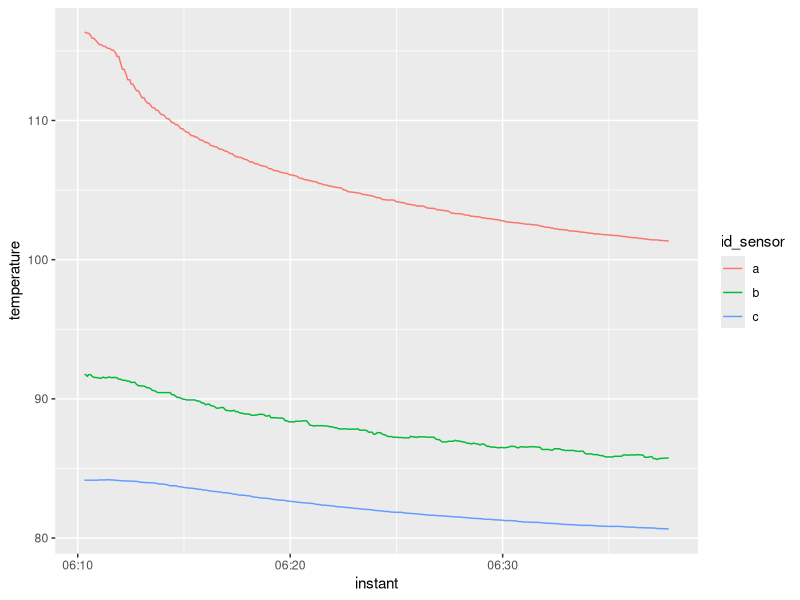
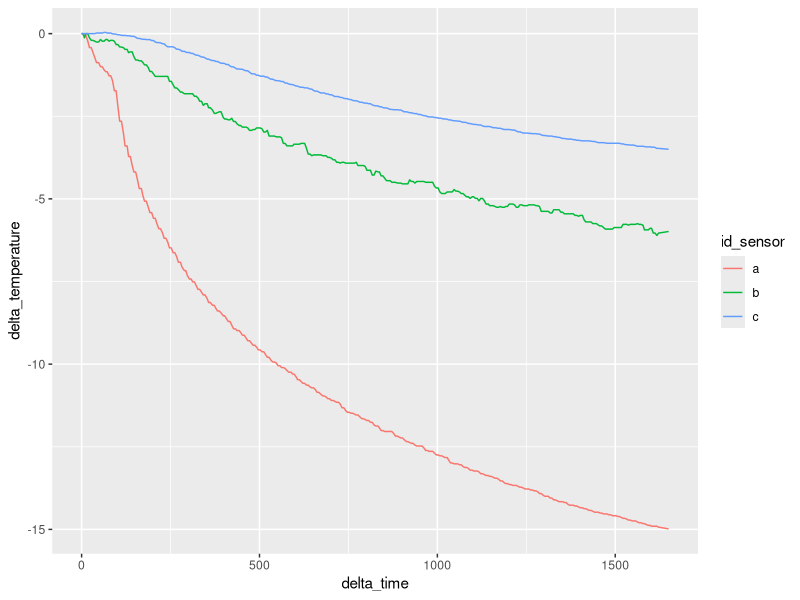
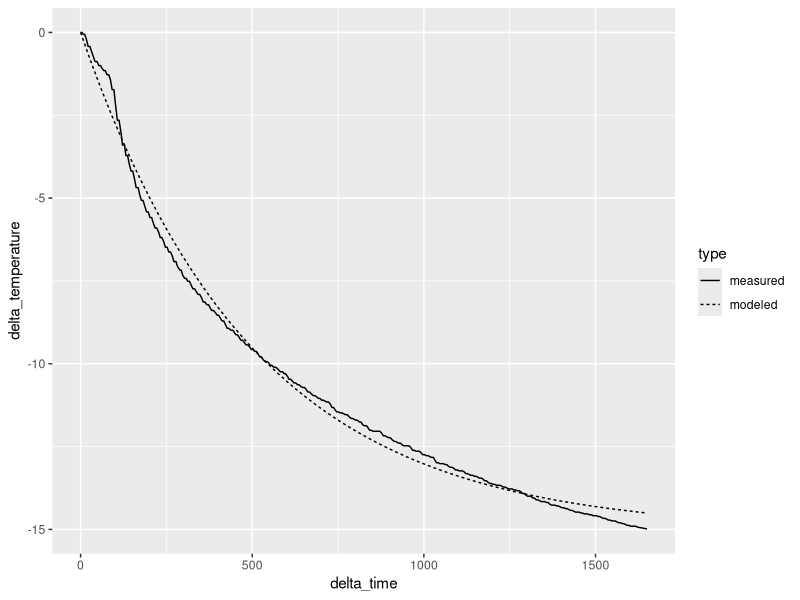
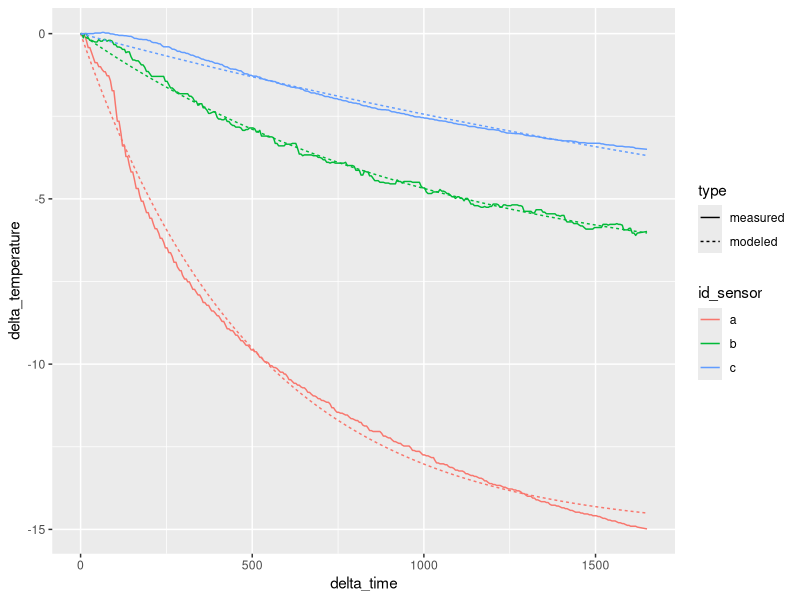
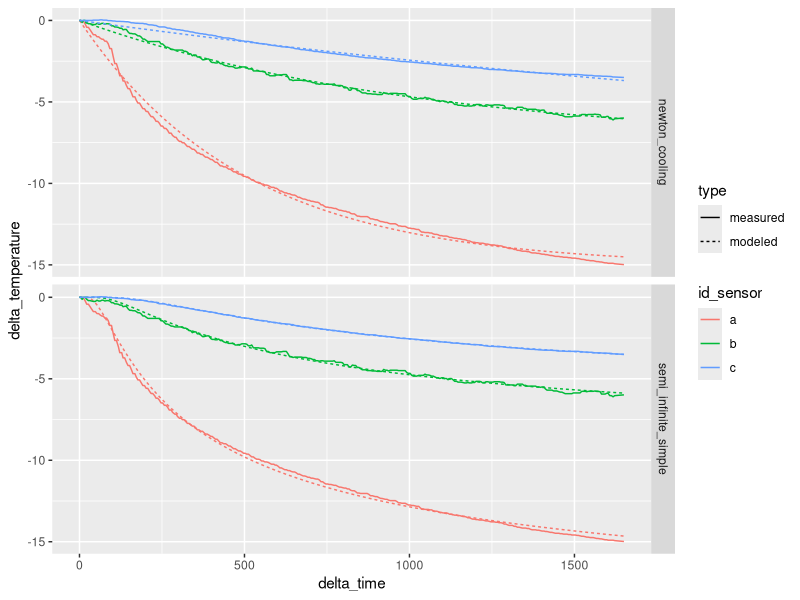
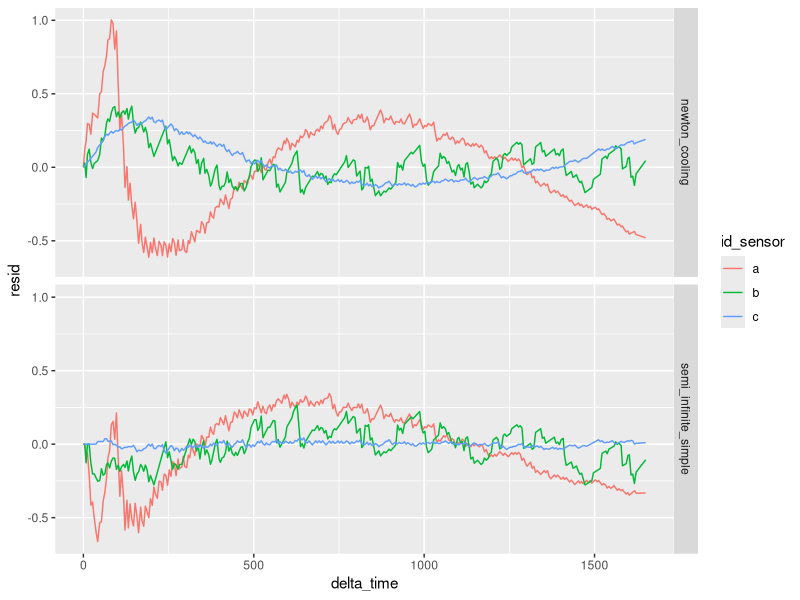

These charts were generated, in order, by the following R code:
## ---- chunk 1
library("readr")
library("tibble")
library("dplyr")
library("tidyr")
library("stringr")
library("ggplot2")
library("purrr")
library("broom")
## ---- chunk 2
temperature_wide <- 
  read_csv("temperature.csv") %>%
  print()
## ---- chunk 3
temperature_tall <-
  temperature_wide %>%
  gather(key = "id_sensor", value = "temperature", starts_with("temp")) %>%
  mutate(id_sensor = str_replace(id_sensor, "temperature_", "")) %>%
  print()
## ---- chunk 4
temperature_tall %>%
  ggplot(aes(x = instant, y = temperature, color = id_sensor)) +
  geom_line()
## ---- chunk 5
delta <- 
  temperature_tall %>%
  arrange(id_sensor, instant) %>%
  group_by(id_sensor) %>%
  mutate(
    delta_time = as.numeric(instant) - as.numeric(instant[[1]]),
    delta_temperature = temperature - temperature[[1]]
  ) %>%
  select(id_sensor, delta_time, delta_temperature)

delta
## ---- chunk 6
delta %>%
  ggplot(aes(x = delta_time, y = delta_temperature, color = id_sensor)) +
  geom_line()  
## ---- chunk 7
# reference: http://stackoverflow.com/questions/29067916/r-error-function-erfz
# (see Abramowitz and Stegun 29.2.29)
erf <- function(x) 2 * pnorm(x * sqrt(2)) - 1
erfc <- function(x) 2 * pnorm(x * sqrt(2), lower = FALSE)

newton_cooling <- function(x) {
  nls(
    delta_temperature ~ delta_temperature_0*(1 - exp(-delta_time/tau_0)),
    start = list(delta_temperature_0 = -10, tau_0 = 50),
    data = x
  )
}

semi_infinite_simple <- function(x) {
  nls(
    delta_temperature ~ delta_temperature_0*erfc(sqrt(tau_0/delta_time)),
    start = list(delta_temperature_0 = -10, tau_0 = 50),
    data = x
  )    
}

semi_infinite_convection <- function(x){
  nls(
    delta_temperature ~
      delta_temperature_0*(
        erfc(sqrt(tau_0/delta_time)) -
        exp(Bi_0 + (Bi_0/2)^2*delta_time/tau_0)*
          erfc(sqrt(tau_0/delta_time) + 
        (Bi_0/2)*sqrt(delta_time/tau_0))
      ),
    start = list(delta_temperature_0 = -5, tau_0 = 50, Bi_0 = 1.e6),
    data = x
  )
}
## ---- chunk 8
tmp_data <- delta %>% filter(id_sensor == "a")

tmp_model <- newton_cooling(tmp_data)

summary(tmp_model)
## ---- chunk 9
tmp_pred <- 
  tmp_data %>%
  mutate(modeled = predict(tmp_model, data = .)) %>%  # make variable "modeled"
  select(id_sensor, delta_time, measured = delta_temperature, modeled) %>%  # rename "delta_temperature"
  gather("type", "delta_temperature", measured:modeled) %>%
  print()
## ---- chunk 10
tmp_pred %>%
  ggplot(aes(x = delta_time, y = delta_temperature, linetype = type)) +
  geom_line()
## ---- chunk 11
print(delta)
## ---- chunk 12
delta_nested <- 
  delta %>%
  nest(-id_sensor) %>%
  print()
## ---- chunk 13
model_nested <-
  delta_nested %>%
  mutate(model = map(data, newton_cooling)) %>%
  print()
## ---- chunk 14
predict_nested <-
  model_nested %>%
  mutate(pred = map2(model, data, predict)) %>%
  print()
## ---- chunk 15
predict_unnested <- 
  predict_nested %>%
  unnest(data, pred) %>% 
  print()
## ---- chunk 16
predict_tall <- 
  predict_unnested %>%
  rename(modeled = pred, measured = delta_temperature) %>%
  gather("type", "delta_temperature", modeled, measured) %>%
  print()
## ---- chunk 17
predict_tall %>%
  ggplot(aes(x = delta_time, y = delta_temperature)) +
  geom_line(aes(color = id_sensor, linetype = type))
## ---- chunk 18
list_model <-
  list(
    newton_cooling = newton_cooling,
    semi_infinite_simple = semi_infinite_simple,
    semi_infinite_convection = semi_infinite_convection
  )
## ---- chunk 19
fn_model <- function(.model, df){
  # safer to avoid non-standard evaluation
  # df %>% mutate(model = map(data, .model)) 
  
  df$model <- map(df$data, possibly(.model, NULL))
  df
}
## ---- chunk 20
model_nested_new <-
  list_model %>%
  map_df(fn_model, delta_nested, .id = "id_model") %>%
  print()
## ---- chunk 21
model_nested_new <-
  list_model %>%
  map_df(fn_model, delta_nested, .id = "id_model") %>%
  mutate(is_null = map(model, is.null)) %>%
  print()
## ---- chunk 22
model_nested_new <-
  list_model %>%
  map_df(fn_model, delta_nested, .id = "id_model") %>%
  mutate(is_null = map_lgl(model, is.null)) %>%
  print()
## ---- chunk 23
model_nested_new <-
  list_model %>%
  map_df(fn_model, delta_nested, .id = "id_model") %>%
  mutate(is_null = map_lgl(model, is.null)) %>%
  filter(!is_null) %>%
  select(-is_null) %>%
  print()
## ---- chunk 24
predict_nested <- 
  model_nested_new %>%
  mutate(pred = map2(model, data, predict)) %>%
  print()
## ---- chunk 25
predict_tall <-
  predict_nested %>%
  unnest(data, pred) %>% 
  rename(modeled = pred, measured = delta_temperature) %>%
  gather("type", "delta_temperature", modeled, measured) %>%
  print()
## ---- chunk 26
predict_tall %>%
  ggplot(aes(x = delta_time, y = delta_temperature)) +
  geom_line(aes(color = id_sensor, linetype = type)) +
  facet_grid(id_model ~ .)
## ---- chunk 27
resid <-
  model_nested_new %>%
  mutate(resid = map(model, resid)) %>%
  unnest(data, resid) %>%
  print()
## ---- chunk 28
resid %>%
  ggplot(aes(x = delta_time, y = resid)) +
  geom_line(aes(color = id_sensor)) +
  facet_grid(id_model ~ .)
## ---- chunk 29
model_parameters <- 
  model_nested_new %>%
  select(id_model, id_sensor, model) %>%
  mutate(tidy = map(model, tidy)) %>%
  select(-model) %>%
  unnest() %>%
  print()
## ---- chunk 30
model_summary <-
  model_parameters %>%
  select(id_model, id_sensor, term, estimate) %>%
  spread(key = "term", value = "estimate") %>%
  print()
